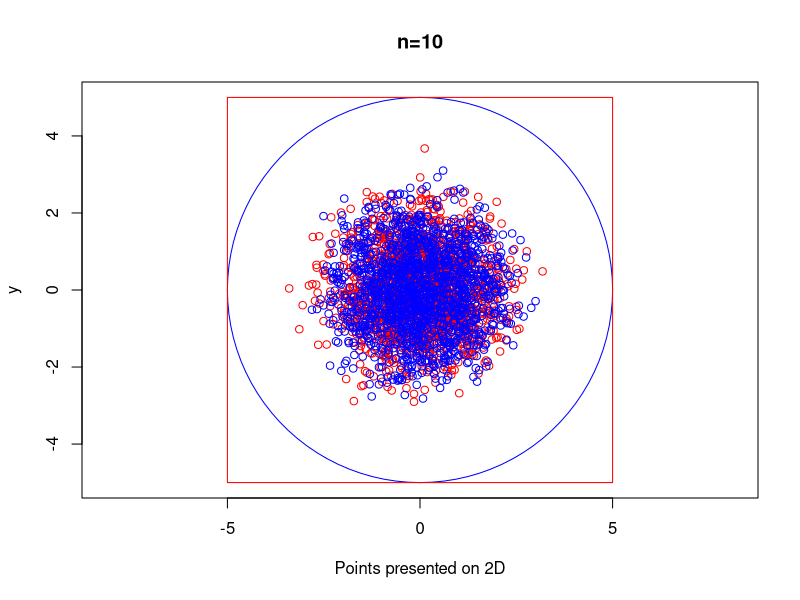
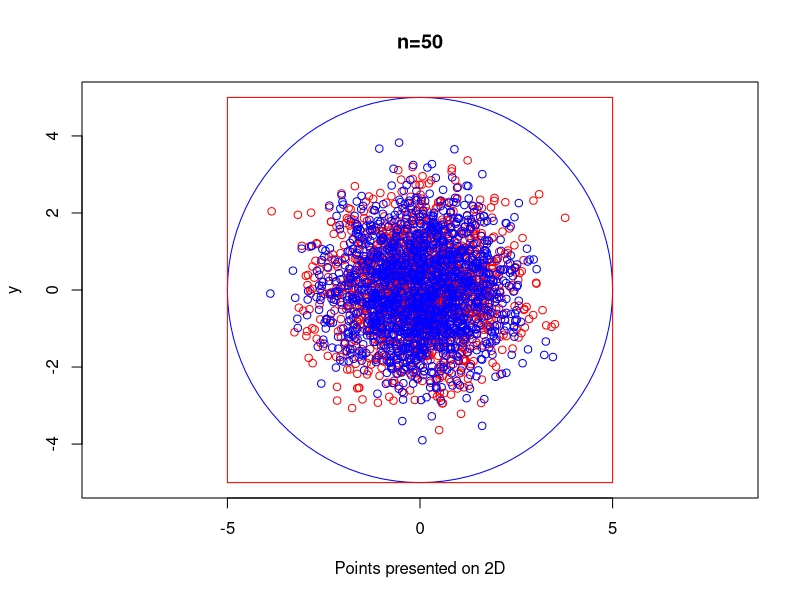
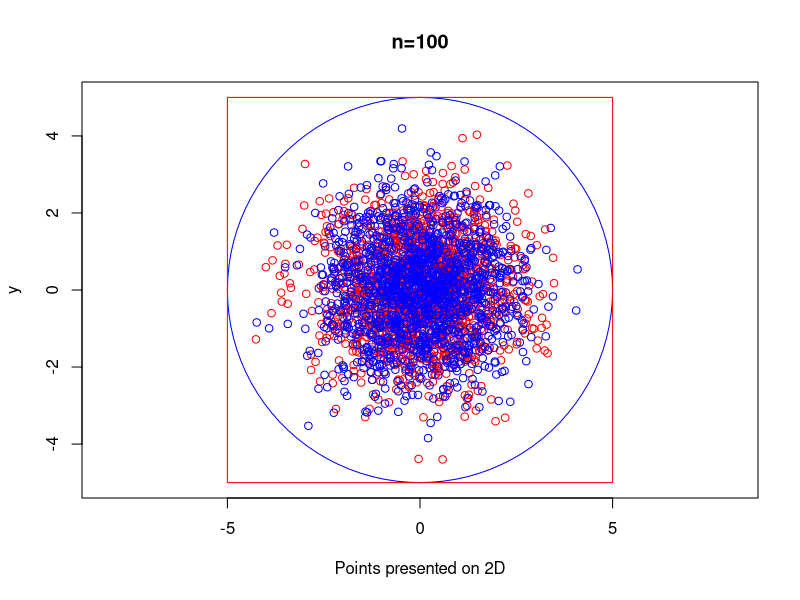
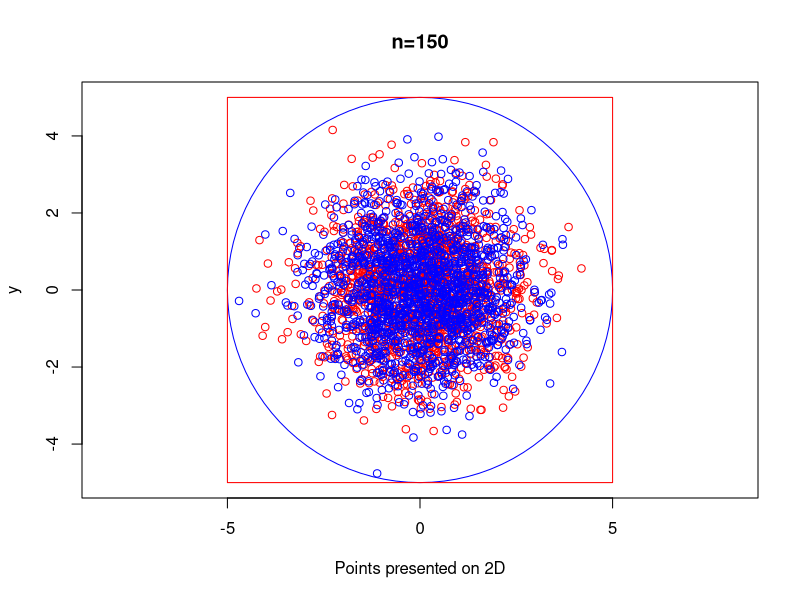
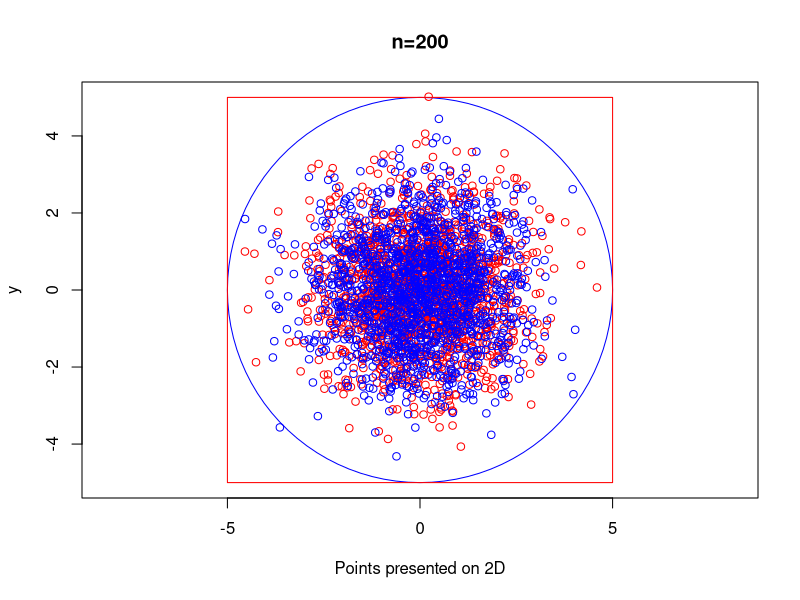

Source code (R) for these figures, in order: (Note: a time limit stopped this script after it produced the figures.)
library("plotrix")

side_lenght_hypercube <- 10
number_of_points_to_generate <-1500
maximum_dimension <- 200
minimum_dimension <- 3

all_points_in_cube = list()
all_points_in_sphere = list()


for(current_dimension in minimum_dimension:maximum_dimension)
{
  selected_points_cube <- matrix(NA,number_of_points_to_generate, current_dimension)
  selected_points_sphere <- matrix(NA,number_of_points_to_generate, current_dimension)
  
  #Hypercube generation
  for (i in 1:number_of_points_to_generate){
    coordinates <- runif(current_dimension, -side_lenght_hypercube/2, side_lenght_hypercube/2)
    selected_points_cube[i,] <- coordinates
  }
  
  #Hypershpere generation
  for (i in 1:number_of_points_to_generate){
    coordinates <- runif(current_dimension, -side_lenght_hypercube/2, side_lenght_hypercube/2)
    coefficient <- 0
    for(elem in coordinates) {
      coefficient <- coefficient + elem^2
    }
    coefficient <- sqrt(coefficient)
    coordinates <- (side_lenght_hypercube/2 * (runif(n = 1, min = 0, max = 1))^(1/current_dimension)/coefficient) * coordinates
    selected_points_sphere[i,] <- coordinates
  }
  
  all_points_in_sphere[[current_dimension]] <-selected_points_sphere
  all_points_in_cube[[current_dimension]] <-selected_points_cube
}


#Generate plots with given dimensions
dimensions = c(10, 50 , 100, 150 ,200)
for(dimension in dimensions){
  points_in_cube <- all_points_in_cube[[dimension]]
  points_in_cube <- prcomp(points_in_cube, center = TRUE, scale = TRUE)
  points_in_cube <- points_in_cube$x[,1:2]
  
  points_in_sphere = all_points_in_sphere[[dimension]]
  points_in_sphere <- prcomp(points_in_sphere, center = TRUE, scale = TRUE)
  points_in_sphere <- points_in_sphere$x[,1:2]
  
  max_coord <- side_lenght_hypercube/2
  
  png(file = paste(toString(dimension),"_sphere_cube_on_2D.png",sep="")) 
  plot(-max_coord:max_coord, -max_coord:max_coord, type = "n", asp = 1, main = paste("n=",toString(dimension),sep=""), xlab = "Points presented on 2D", ylab = 'y')
  points(points_in_cube[,1], points_in_cube[,2], col = "red")
  points(points_in_sphere[,1], points_in_sphere[,2], col = "blue")
  draw.circle(0, 0, max_coord, border = "blue")
  rect(-max_coord, -max_coord, max_coord, max_coord, border = "red")
  dev.off()
}

#Distances from 0.0
averages_cube = matrix(NA, 1, maximum_dimension)
colnames(averages_cube) <- do.call("expression", lapply(1:maximum_dimension, function(i) i))
averages_sphere = matrix(NA, 1, maximum_dimension)
colnames(averages_sphere) <- do.call("expression", lapply(1:maximum_dimension, function(i) i))
dimensions = c(10,50,100,150,200)
for (dimension in dimensions){
  print(paste("Distances from 0 dimension: ", dimension, sep = ""))
  distances_cube = list()
  distances_sphere = list()
  
  center_coordinate = rep(0, current_dimension)
  points_in_cube <- all_points_in_cube[[dimension]]
  for(point in points_in_cube){
    distance <- dist(rbind(center_coordinate, point))
    distances_cube <- c(distances_cube, distance)
  }
  
  points_in_sphere = all_points_in_sphere[[dimension]]
  for(point in points_in_sphere){
    distance <- dist(rbind(center_coordinate, point))
    distances_sphere <- c(distances_sphere, distance)
  }
  
  averages_cube[1, dimension ] <- mean(unlist(distances_cube))
  averages_sphere[1, dimension ] <- mean(unlist(distances_sphere))
}
(file = paste(toString(dimension),"_bar_averages_distances.png",sep="")) 
averages_cube <- averages_cube[ , -c(1,2)]
barplot(averages_cube,main = "Average distance from center for cube", xlab = "Dimension", ylab = "Distance", col = "darkblue")
dev.off()

png(file = paste(toString(dimension),"_sphere_averages_distances.png",sep="")) 
averages_sphere <- averages_sphere[,-c(1,2)]
barplot(averages_sphere,main = "Average distance from centerfor sphere", xlab = "Dimension", ylab = "Distance", col = "darkblue")
dev.off()


#Number of point depending on r parameter
dimensions = c(10,50,100,150,200)
for (current_dimension in dimensions){
  center_coordinate = rep(0, current_dimension)
  
  coordinates <- runif(current_dimension, -side_lenght_hypercube/2, side_lenght_hypercube/2)
  coefficient <- 0
  for(elem in coordinates) {
    coefficient <- coefficient + elem^2
  }
  coefficient <- sqrt(coefficient)
  coordinates <- (side_lenght_hypercube/2 * (runif(n = 1, min = 0, max = 1))/coefficient) * coordinates
  r_distance = dist(rbind(center_coordinate, coordinates))
  
  sequence <- seq(r_distance/10, r_distance, by=(r_distance/10))
  sequence <- lapply(sequence, function(x) round(x, digits = 2))
  
  points_regarding_r_cube = matrix(NA, 1, length(sequence))
  colnames(points_regarding_r_cube) <- sequence
  points_regarding_r_sphere = matrix(NA, 1, length(sequence))
  colnames(points_regarding_r_sphere) <- sequence
  
  n <- 1
  for(i in sequence)
  {
    points_cube_count = list()
    points_sphere_count=list()
    
    points_in_cube <- all_points_in_cube[[current_dimension]]
    for(point in points_in_cube){
      distance <- dist(rbind(center_coordinate, point))
      if(distance < i){
        points_cube_count <- c(points_cube_count, distance)
      }
    }
    
    points_in_sphere = all_points_in_sphere[[current_dimension]]
    for(point in points_in_sphere){
      distance <- dist(rbind(center_coordinate, point))
      if(distance < i){
        points_sphere_count <- c(points_sphere_count, distance)
      }
    }
    
    points_regarding_r_cube[,n]<-length(points_cube_count)
    points_regarding_r_sphere[,n]<-length(points_sphere_count)
    n <- n +1
  }
  
  
  final <- list(points_regarding_r_sphere, points_regarding_r_cube)
  final <- do.call(rbind, final)
  
  png(file = paste(toString(current_dimension),paste("_distance_from_center_sphere_cube_n",current_dimension,".png"),sep="")) 
  barplot(final, xlab = "R", ylab = "Number of points", main = paste("Number of points <R for N=",current_dimension,sep = ""), legend = c("Sphere", "Cube"), col=c("yellow","red"))
  dev.off()
}



#Generate plots with given dimensions 2D
dimensions = c(10,50,100,150,200)
for(current_dimension in dimensions){
  coordinates <- runif(current_dimension, -side_lenght_hypercube/2, side_lenght_hypercube/2)
  r_distance = side_lenght_hypercube
  center_coordinate = c(0,0)
  
  points_in_cube <- all_points_in_cube[[current_dimension]]
  points_in_cube <- points_in_cube[,c(1,2)]
  
  points_in_sphere = all_points_in_sphere[[current_dimension]]
  points_in_sphere <- points_in_sphere[,c(1,2)]
  
  sequence <- seq(r_distance/10, r_distance, by=(r_distance/10))
  sequence <- lapply(sequence, function(x) round(x, digits = 2))
  
  points_regarding_r_cube = matrix(NA, 1, length(sequence))
  colnames(points_regarding_r_cube) <- sequence
  points_regarding_r_sphere = matrix(NA, 1, length(sequence))
  colnames(points_regarding_r_sphere) <- sequence
  
  n <- 1
  for(i in sequence)
  {
    points_cube_count = list()
    points_sphere_count=list()
    
    points_in_cube <- all_points_in_cube[[current_dimension]]
    for(point in points_in_cube){
      distance <- dist(rbind(center_coordinate, point))
      if(distance < i){
        points_cube_count <- c(points_cube_count, distance)
      }
    }
    
    points_in_sphere = all_points_in_sphere[[current_dimension]]
    for(point in points_in_sphere){
      distance <- dist(rbind(center_coordinate, point))
      if(distance < i){
        points_sphere_count <- c(points_sphere_count, distance)
      }
    }
    
    points_regarding_r_cube[,n]<-length(points_cube_count)
    points_regarding_r_sphere[,n]<-length(points_sphere_count)
    n <- n +1
  }

  final <- list(points_regarding_r_sphere, points_regarding_r_cube)
  final <- do.call(rbind, final)
  png(file = paste(toString(current_dimension),paste("_distance_from_center_sphere_cube_2D_n",current_dimension,".png"),sep="")) 
  barplot(final, xlab = "R", ylab = "Number of points", main = paste("Number of points <R for N=",current_dimension,sep = ""), legend = c("Sphere", "Cube"), col=c("yellow","red"))
  dev.off()
}
